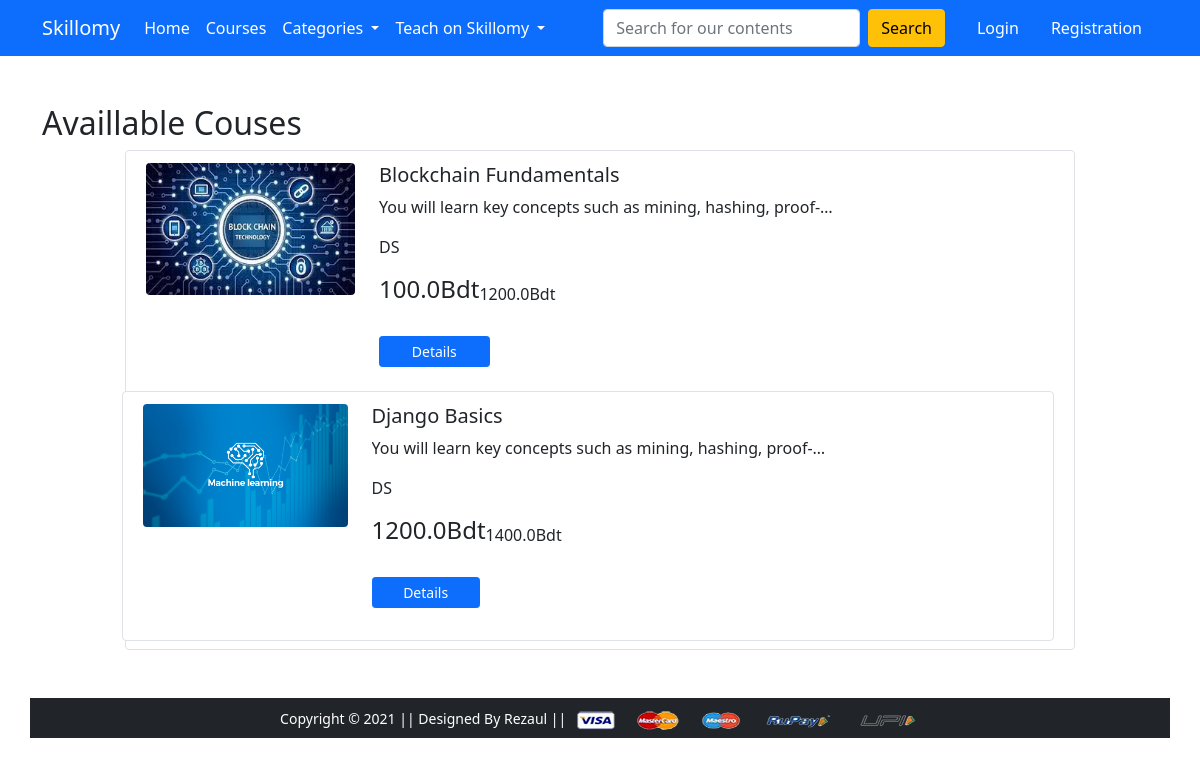
Before: /courses/ with the older database file.
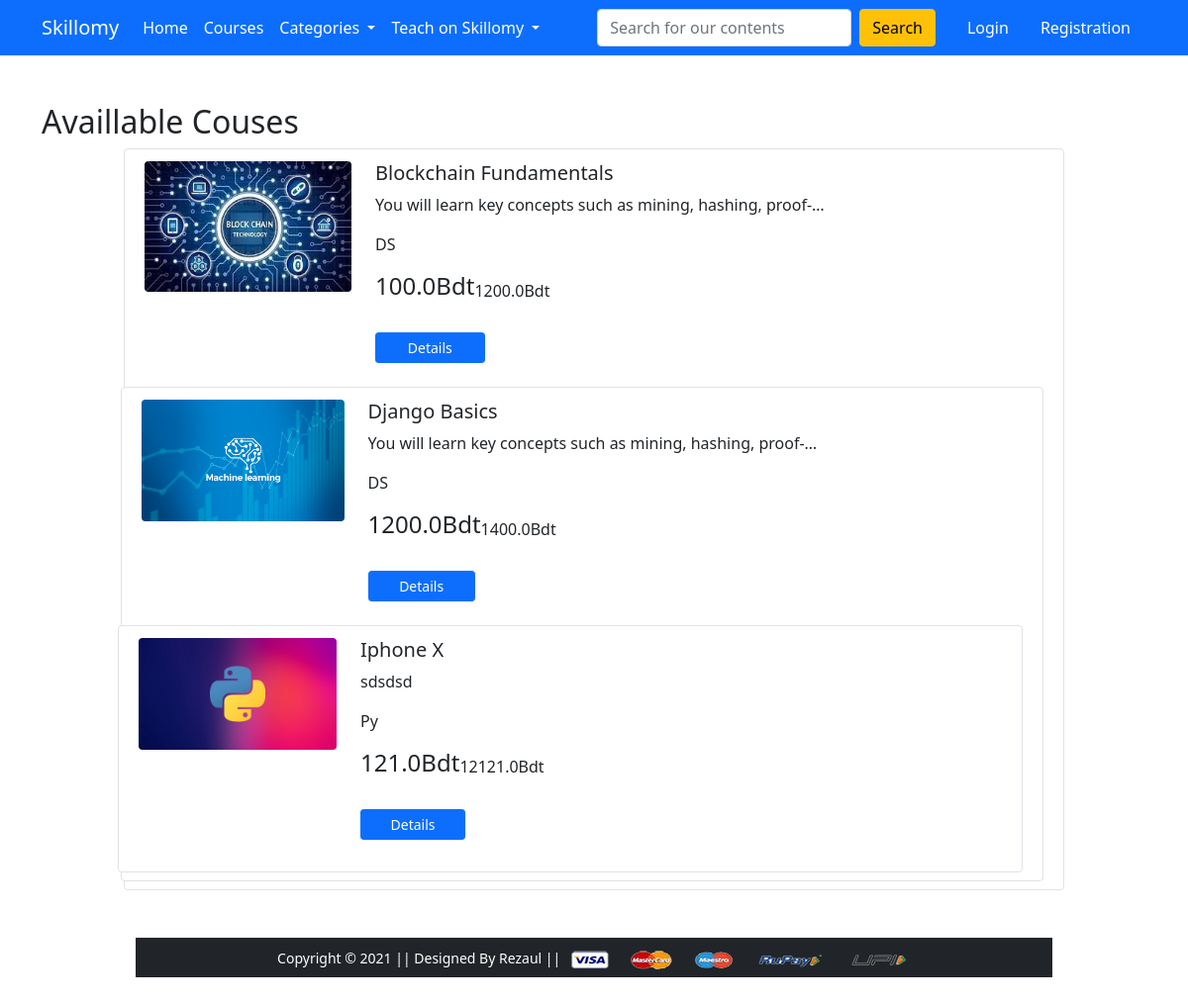
After: the same page with the newer database file.
### app/models.py (models this page shows, shortened)
class Product(models.Model):
	title=models.CharField(max_length=50)
	selling_price= models.FloatField()
	discounted_price=models.FloatField()
	description=models.CharField(max_length=200)
	level=models.CharField(choices=LEVEL_CHOICES, max_length=20, default="Not sure")
	category=models.CharField(choices=CATEGORY_CHOICES,max_length=2)
	category_id=models.ForeignKey(Categories,on_delete=models.CASCADE,default='coding')
	content=models.ForeignKey(Content,on_delete=models.CASCADE,default='none')
	product_image=models.ImageField(upload_to='productimg',blank=True, null=True)

### app/views.py (the view)
# urls.py: path('courses/',views.Allcourse,name='courses'),
def Allcourse(request):
	results=Product.objects.all()
	return render(request,'app/allproducts.html',{'results':results})

### app/templates/app/allproducts.html (shortened to what this page needs)
{% extends 'app/base.html' %}
{% load static %}
{% block main-content %}
<div class="container mt-5 mb-5">
    <div class="d-flex justify-content-center row">
      <h2>Availlable Couses</h2>
        <div class="col-md-10">
            {% for result in results %}
            {% if result.product_image %}
            <div class="row p-2 bg-white border rounded">
              <div class="col-md-3 mt-1"><img class="img-fluid img-responsive rounded product-image" src="{{result.product_image.url}}" alt="image"></div>
              {% else %}
              <div class="col-md-3 mt-1"><img class="img-fluid img-responsive rounded product-image" src="{{result.product_image.url}}" alt="image"></div>
              {% endif %}
                <div class="col-md-6 mt-1">
                    <h5>{{result.title}}</h5>
                    <p style="width: 50ch;overflow: hidden;white-space: nowrap;text-overflow: ellipsis;"> {{result.description}} </p>
                    <p>{{result.category}}</p>
                <div class="align-items-center align-content-center col-md-3 border-left mt-1">
                    <div class="d-flex flex-row align-items-center">
                       <h4 class="mr-1">{{result.discounted_price}}Bdt </h4><span class="strike-text">{{result.selling_price}}Bdt </span>
                    </div>
                    <div class="d-flex flex-column mt-4"><a class="btn btn-primary btn-sm" href="{% url 'product-detail' result.id %}">Details</a><br>
                   </div>
                </div>
            </div>
            {% endfor %}
        </div>
    </div>
</div>
{% endblock main-content%}

Changed rows visible on the page:
added Product: product_image (picture), title "Iphone X", description "sdsdsd", category "Py", discounted_price "121.0", selling_price "12121.0"
